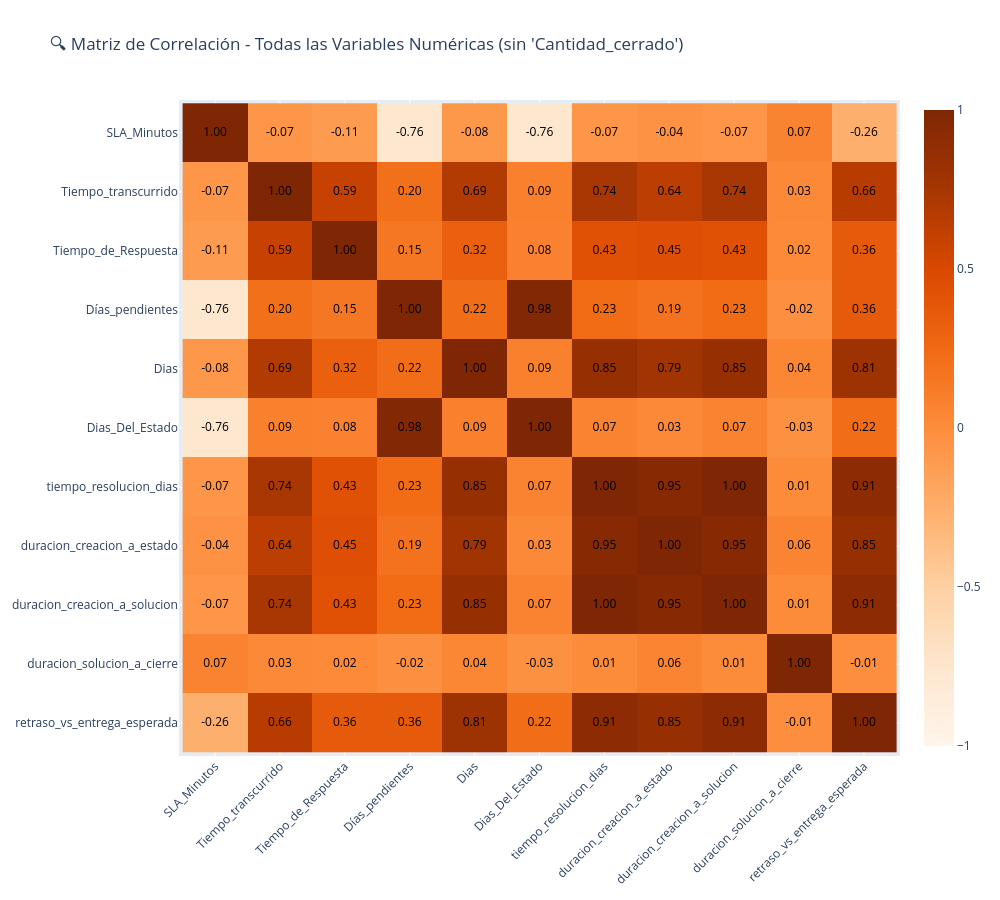

Source (notebook cell):
### Code cell
# ─────────────────────────────────────────────────────────────
# 🔍 Matriz de correlación excluyendo 'Cantidad_cerrado'
# ─────────────────────────────────────────────────────────────

# Filtrar todas las columnas numéricas excepto 'Cantidad_cerrado'
numericas = df.select_dtypes(include=['int64', 'float64']).drop(columns=['Cantidad_cerrado','tipo_resolucion','es_trivial','ID'], errors='ignore')

# Calcular matriz de correlación
matriz_corr = numericas.corr().round(2)

# Preparar datos para plotly
z = matriz_corr.values
x = matriz_corr.columns.tolist()
y = matriz_corr.index.tolist()

# Crear etiquetas de texto para cada celda
text_labels = [[f"{z[i][j]:.2f}" for j in range(len(x))] for i in range(len(y))]

# Capa de calor base
heatmap = go.Heatmap(
    z=z,
    x=x,
    y=y,
    colorscale='Oranges',
    zmin=-1,
    zmax=1,
    text=[[f"Correlación: {z[i][j]:.2f}" for j in range(len(x))] for i in range(len(y))],
    hoverinfo="text",
    showscale=True
)

# Superponer texto de correlación
text_overlay = go.Scatter(
    x=np.repeat(x, len(y)),
    y=y * len(x),
    mode="text",
    text=[f"{z[j][i]:.2f}" for i in range(len(x)) for j in range(len(y))],
    textfont=dict(color="black", size=12),
    hoverinfo="skip"
)

# Construir figura final
fig = go.Figure(data=[heatmap, text_overlay])

fig.update_layout(
    title="🔍 Matriz de Correlación - Todas las Variables Numéricas (sin 'Cantidad_cerrado')",
    xaxis=dict(tickangle=-45),
    yaxis=dict(autorange='reversed'),
    width=1000,
    height=900
)

fig.show()

### Figure 1 — Plotly figure (JSON) as saved in the notebook; plotly's stock layout.template omitted (floating-point values rounded to 4 significant figures)
{"data": [{"colorscale": [[0, "rgb(255,245,235)"], [0.125, "rgb(254,230,206)"], [0.25, "rgb(253,208,162)"], [0.375, "rgb(253,174,107)"], [0.5, "rgb(253,141,60)"], [0.625, "rgb(241,105,19)"], [0.75, "rgb(217,72,1)"], [0.875, "rgb(166,54,3)"], [1, "rgb(127,39,4)"]], "hoverinfo": "text", "showscale": true, "text": [["Correlación: 1.00", "Correlación: -0.07", "Correlación: -0.11", "Correlación: -0.76", "Correlación: -0.08", "Correlación: -0.76", "Correlación: -0.07", "Correlación: -0.04", "Correlación: -0.07", "Correlación: 0.07", "Correlación: -0.26"], ["Correlación: -0.07", "Correlación: 1.00", "Correlación: 0.59", "Correlación: 0.20", "Correlación: 0.69", "Correlación: 0.09", "Correlación: 0.74", "Correlación: 0.64", "Correlación: 0.74", "Correlación: 0.03", "Correlación: 0.66"], ["Correlación: -0.11", "Correlación: 0.59", "Correlación: 1.00", "Correlación: 0.15", "Correlación: 0.32", "Correlación: 0.08", "Correlación: 0.43", "Correlación: 0.45", "Correlación: 0.43", "Correlación: 0.02", "Correlación: 0.36"], ["Correlación: -0.76", "Correlación: 0.20", "Correlación: 0.15", "Correlación: 1.00", "Correlación: 0.22", "Correlación: 0.98", "Correlación: 0.23", "Correlación: 0.19", "Correlación: 0.23", "Correlación: -0.02", "Correlación: 0.36"], ["Correlación: -0.08", "Correlación: 0.69", "Correlación: 0.32", "Correlación: 0.22", "Correlación: 1.00", "Correlación: 0.09", "Correlación: 0.85", "Correlación: 0.79", "Correlación: 0.85", "Correlación: 0.04", "Correlación: 0.81"], ["Correlación: -0.76", "Correlación: 0.09", "Correlación: 0.08", "Correlación: 0.98", "Correlación: 0.09", "Correlación: 1.00", "Correlación: 0.07", "Correlación: 0.03", "Correlación: 0.07", "Correlación: -0.03", "Correlación: 0.22"], ["Correlación: -0.07", "Correlación: 0.74", "Correlación: 0.43", "Correlación: 0.23", "Correlación: 0.85", "Correlación: 0.07", "Correlación: 1.00", "Correlación: 0.95", "Correlación: 1.00", "Correlación: 0.01", "Correlación: 0.91"], ["Correlación: -0.04", "Correlación: 0.64", "Correlación: 0.45", "Correlación: 0.19", "Correlación: 0.79", "Correlación: 0.03", "Correlación: 0.95", "Correlación: 1.00", "Correlación: 0.95", "Correlación: 0.06", "Correlación: 0.85"], ["Correlación: -0.07", "Correlación: 0.74", "Correlación: 0.43", "Correlación: 0.23", "Correlación: 0.85", "Correlación: 0.07", "Correlación: 1.00", "Correlación: 0.95", "Correlación: 1.00", "Correlación: 0.01", "Correlación: 0.91"], ["Correlación: 0.07", "Correlación: 0.03", "Correlación: 0.02", "Correlación: -0.02", "Correlación: 0.04", "Correlación: -0.03", "Correlación: 0.01", "Correlación: 0.06", "Correlación: 0.01", "Correlación: 1.00", "Correlación: -0.01"], ["Correlación: -0.26", "Correlación: 0.66", "Correlación: 0.36", "Correlación: 0.36", "Correlación: 0.81", "Correlación: 0.22", "Correlación: 0.91", "Correlación: 0.85", "Correlación: 0.91", "Correlación: -0.01", "Correlación: 1.00"]], "x": ["SLA_Minutos", "Tiempo_transcurrido", "Tiempo_de_Respuesta", "Días_pendientes", "Dias", "Dias_Del_Estado", "tiempo_resolucion_dias", "duracion_creacion_a_estado", "duracion_creacion_a_solucion", "duracion_solucion_a_cierre", "retraso_vs_entrega_esperada"], "y": ["SLA_Minutos", "Tiempo_transcurrido", "Tiempo_de_Respuesta", "Días_pendientes", "Dias", "Dias_Del_Estado", "tiempo_resolucion_dias", "duracion_creacion_a_estado", "duracion_creacion_a_solucion", "duracion_solucion_a_cierre", "retraso_vs_entrega_esperada"], "z": [[1, -0.07, -0.11, -0.76, -0.08, -0.76, -0.07, -0.04, -0.07, 0.07, -0.26], [-0.07, 1, 0.59, 0.2, 0.69, 0.09, 0.74, 0.64, 0.74, 0.03, 0.66], [-0.11, 0.59, 1, 0.15, 0.32, 0.08, 0.43, 0.45, 0.43, 0.02, 0.36], [-0.76, 0.2, 0.15, 1, 0.22, 0.98, 0.23, 0.19, 0.23, -0.02, 0.36], [-0.08, 0.69, 0.32, 0.22, 1, 0.09, 0.85, 0.79, 0.85, 0.04, 0.81], [-0.76, 0.09, 0.08, 0.98, 0.09, 1, 0.07, 0.03, 0.07, -0.03, 0.22], [-0.07, 0.74, 0.43, 0.23, 0.85, 0.07, 1, 0.95, 1, 0.01, 0.91], [-0.04, 0.64, 0.45, 0.19, 0.79, 0.03, 0.95, 1, 0.95, 0.06, 0.85], [-0.07, 0.74, 0.43, 0.23, 0.85, 0.07, 1, 0.95, 1, 0.01, 0.91], [0.07, 0.03, 0.02, -0.02, 0.04, -0.03, 0.01, 0.06, 0.01, 1, -0.01], [-0.26, 0.66, 0.36, 0.36, 0.81, 0.22, 0.91, 0.85, 0.91, -0.01, 1]], "zmax": 1, "zmin": -1, "type": "heatmap"}, {"hoverinfo": "skip", "mode": "text", "text": ["1.00", "-0.07", "-0.11", "-0.76", "-0.08", "-0.76", "-0.07", "-0.04", "-0.07", "0.07", "-0.26", "-0.07", "1.00", "0.59", "0.20", "0.69", "0.09", "0.74", "0.64", "0.74", "0.03", "0.66", "-0.11", "0.59", "1.00", "0.15", "0.32", "0.08", "0.43", "0.45", "0.43", "0.02", "0.36", "-0.76", "0.20", "0.15", "1.00", "0.22", "0.98", "0.23", "0.19", "0.23", "-0.02", "0.36", "-0.08", "0.69", "0.32", "0.22", "1.00", "0.09", "0.85", "0.79", "0.85", "0.04", "0.81", "-0.76", "0.09", "0.08", "0.98", "0.09", "1.00", "0.07", "0.03", "0.07", "-0.03", "0.22", "-0.07", "0.74", "0.43", "0.23", "0.85", "0.07", "1.00", "0.95", "1.00", "0.01", "0.91", "-0.04", "0.64", "0.45", "0.19", "0.79", "0.03", "0.95", "1.00", "0.95", "0.06", "0.85", "-0.07", "0.74", "0.43", "0.23", "0.85", "0.07", "1.00", "0.95", "1.00", "0.01", "0.91", "0.07", "0.03", "0.02", "-0.02", "0.04", "-0.03", "0.01", "0.06", "0.01", "1.00", "-0.01", "-0.26", "0.66", "0.36", "0.36", "0.81", "0.22", "0.91", "0.85", "0.91", "-0.01", "1.00"], "textfont": {"color": "black", "size": 12}, "x": ["SLA_Minutos", "SLA_Minutos", "SLA_Minutos", "SLA_Minutos", "SLA_Minutos", "SLA_Minutos", "SLA_Minutos", "SLA_Minutos", "SLA_Minutos", "SLA_Minutos", "SLA_Minutos", "Tiempo_transcurrido", "Tiempo_transcurrido", "Tiempo_transcurrido", "Tiempo_transcurrido", "Tiempo_transcurrido", "Tiempo_transcurrido", "Tiempo_transcurrido", "Tiempo_transcurrido", "Tiempo_transcurrido", "Tiempo_transcurrido", "Tiempo_transcurrido", "Tiempo_de_Respuesta", "Tiempo_de_Respuesta", "Tiempo_de_Respuesta", "Tiempo_de_Respuesta", "Tiempo_de_Respuesta", "Tiempo_de_Respuesta", "Tiempo_de_Respuesta", "Tiempo_de_Respuesta", "Tiempo_de_Respuesta", "Tiempo_de_Respuesta", "Tiempo_de_Respuesta", "Días_pendientes", "Días_pendientes", "Días_pendientes", "Días_pendientes", "Días_pendientes", "Días_pendientes", "Días_pendientes", "Días_pendientes", "Días_pendientes", "Días_pendientes", "Días_pendientes", "Dias", "Dias", "Dias", "Dias", "Dias", "Dias", "Dias", "Dias", "Dias", "Dias", "Dias", "Dias_Del_Estado", "Dias_Del_Estado", "Dias_Del_Estado", "Dias_Del_Estado", "Dias_Del_Estado", "Dias_Del_Estado", "Dias_Del_Estado", "Dias_Del_Estado", "Dias_Del_Estado", "Dias_Del_Estado", "Dias_Del_Estado", "tiempo_resolucion_dias", "tiempo_resolucion_dias", "tiempo_resolucion_dias", "tiempo_resolucion_dias", "tiempo_resolucion_dias", "tiempo_resolucion_dias", "tiempo_resolucion_dias", "tiempo_resolucion_dias", "tiempo_resolucion_dias", "tiempo_resolucion_dias", "tiempo_resolucion_dias", "duracion_creacion_a_estado", "duracion_creacion_a_estado", "duracion_creacion_a_estado", "duracion_creacion_a_estado", "duracion_creacion_a_estado", "duracion_creacion_a_estado", "duracion_creacion_a_estado", "duracion_creacion_a_estado", "duracion_creacion_a_estado", "duracion_creacion_a_estado", "duracion_creacion_a_estado", "duracion_creacion_a_solucion", "duracion_creacion_a_solucion", "duracion_creacion_a_solucion", "duracion_creacion_a_solucion", "duracion_creacion_a_solucion", "duracion_creacion_a_solucion", "duracion_creacion_a_solucion", "duracion_creacion_a_solucion", "duracion_creacion_a_solucion", "duracion_creacion_a_solucion", "duracion_creacion_a_solucion", "duracion_solucion_a_cierre", "duracion_solucion_a_cierre", "duracion_solucion_a_cierre", "duracion_solucion_a_cierre", "duracion_solucion_a_cierre", "duracion_solucion_a_cierre", "duracion_solucion_a_cierre", "duracion_solucion_a_cierre", "duracion_solucion_a_cierre", "duracion_solucion_a_cierre", "duracion_solucion_a_cierre", "retraso_vs_entrega_esperada", "retraso_vs_entrega_esperada", "retraso_vs_entrega_esperada", "retraso_vs_entrega_esperada", "retraso_vs_entrega_esperada", "retraso_vs_entrega_esperada", "retraso_vs_entrega_esperada", "retraso_vs_entrega_esperada", "retraso_vs_entrega_esperada", "retraso_vs_entrega_esperada", "retraso_vs_entrega_esperada"], "y": ["SLA_Minutos", "Tiempo_transcurrido", "Tiempo_de_Respuesta", "Días_pendientes", "Dias", "Dias_Del_Estado", "tiempo_resolucion_dias", "duracion_creacion_a_estado", "duracion_creacion_a_solucion", "duracion_solucion_a_cierre", "retraso_vs_entrega_esperada", "SLA_Minutos", "Tiempo_transcurrido", "Tiempo_de_Respuesta", "Días_pendientes", "Dias", "Dias_Del_Estado", "tiempo_resolucion_dias", "duracion_creacion_a_estado", "duracion_creacion_a_solucion", "duracion_solucion_a_cierre", "retraso_vs_entrega_esperada", "SLA_Minutos", "Tiempo_transcurrido", "Tiempo_de_Respuesta", "Días_pendientes", "Dias", "Dias_Del_Estado", "tiempo_resolucion_dias", "duracion_creacion_a_estado", "duracion_creacion_a_solucion", "duracion_solucion_a_cierre", "retraso_vs_entrega_esperada", "SLA_Minutos", "Tiempo_transcurrido", "Tiempo_de_Respuesta", "Días_pendientes", "Dias", "Dias_Del_Estado", "tiempo_resolucion_dias", "duracion_creacion_a_estado", "duracion_creacion_a_solucion", "duracion_solucion_a_cierre", "retraso_vs_entrega_esperada", "SLA_Minutos", "Tiempo_transcurrido", "Tiempo_de_Respuesta", "Días_pendientes", "Dias", "Dias_Del_Estado", "tiempo_resolucion_dias", "duracion_creacion_a_estado", "duracion_creacion_a_solucion", "duracion_solucion_a_cierre", "retraso_vs_entrega_esperada", "SLA_Minutos", "Tiempo_transcurrido", "Tiempo_de_Respuesta", "Días_pendientes", "Dias", "Dias_Del_Estado", "tiempo_resolucion_dias", "duracion_creacion_a_estado", "duracion_creacion_a_solucion", "duracion_solucion_a_cierre", "retraso_vs_entrega_esperada", "SLA_Minutos", "Tiempo_transcurrido", "Tiempo_de_Respuesta", "Días_pendientes", "Dias", "Dias_Del_Estado", "tiempo_resolucion_dias", "duracion_creacion_a_estado", "duracion_creacion_a_solucion", "duracion_solucion_a_cierre", "retraso_vs_entrega_esperada", "SLA_Minutos", "Tiempo_transcurrido", "Tiempo_de_Respuesta", "Días_pendientes", "Dias", "Dias_Del_Estado", "tiempo_resolucion_dias", "duracion_creacion_a_estado", "duracion_creacion_a_solucion", "duracion_solucion_a_cierre", "retraso_vs_entrega_esperada", "SLA_Minutos", "Tiempo_transcurrido", "Tiempo_de_Respuesta", "Días_pendientes", "Dias", "Dias_Del_Estado", "tiempo_resolucion_dias", "duracion_creacion_a_estado", "duracion_creacion_a_solucion", "duracion_solucion_a_cierre", "retraso_vs_entrega_esperada", "SLA_Minutos", "Tiempo_transcurrido", "Tiempo_de_Respuesta", "Días_pendientes", "Dias", "Dias_Del_Estado", "tiempo_resolucion_dias", "duracion_creacion_a_estado", "duracion_creacion_a_solucion", "duracion_solucion_a_cierre", "retraso_vs_entrega_esperada", "SLA_Minutos", "Tiempo_transcurrido", "Tiempo_de_Respuesta", "Días_pendientes", "Dias", "Dias_Del_Estado", "tiempo_resolucion_dias", "duracion_creacion_a_estado", "duracion_creacion_a_solucion", "duracion_solucion_a_cierre", "retraso_vs_entrega_esperada"], "type": "scatter"}], "layout": {"xaxis": {"tickangle": -45}, "yaxis": {"autorange": "reversed"}, "title": {"text": "🔍 Matriz de Correlación - Todas las Variables Numéricas (sin 'Cantidad_cerrado')"}, "width": 1000, "height": 900}}
